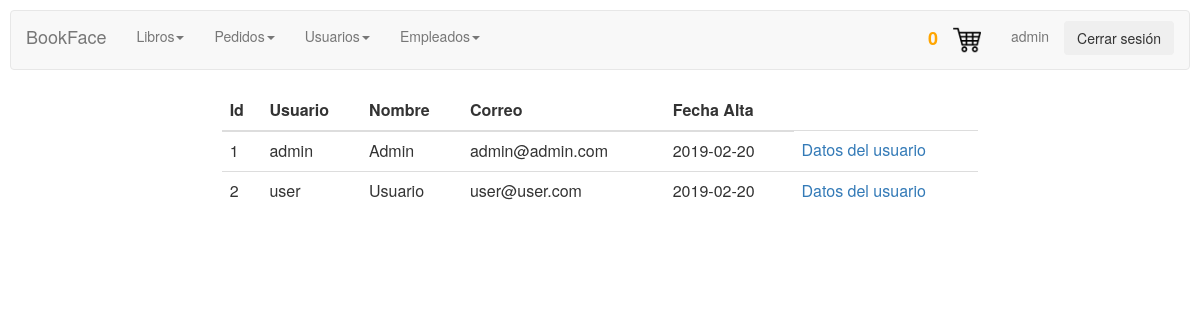
Page /usuariosadmin/mostrarusuarios.php (signed in) on the committed database.
### tables this page shows
CREATE TABLE `usuarios` (
  `id` int(11) NOT NULL AUTO_INCREMENT,
  `user` varchar(45) NOT NULL,
  `password` varchar(45) NOT NULL,
  `nombre` varchar(45) NOT NULL,
  `correo` varchar(45) NOT NULL,
  `fecha_alta` date NOT NULL,
  PRIMARY KEY (`id`)
);

### usuariosadmin/mostrarusuarios.php (the view, shortened to what this page needs)
<html>
<head>
    <link rel="stylesheet" href="../CSS/styles.css">
    <link rel="stylesheet" href="../CSS/menuadmin.css">
</head>
<body>
<?php session_start();
if (isset($_SESSION["user"]) && $_SESSION["user"]=="admin") {
?>
<div class="row">
        <div>
        <?php include_once "../controladmin/menuadmin.php"?>
        </div>
    </div>
    <div class="row">
    <div class="col-md-2"></div>
    <div class="col-md-8">
<?php
$connection = new mysqli("localhost", "root", "123456", "proyecto");
$connection->set_charset("utf8");
if ($result = $connection->query("select * from usuarios;")) {
    echo " <table class='table custab' style='background-color: white; border-radius:10px;'>";
    ?>
    <thead>
      <tr>
        <th>Id</th>
        <th>Usuario</th>
        <th>Nombre</th>
        <th>Correo</th>
        <th>Fecha Alta</th>
       </tr>
    </thead>
<?php
    while($obj = $result->fetch_object()) {
        echo "<tr>";
        echo "<td>".$obj->id."</td>";
        echo "<td>".$obj->user."</td>";
        echo "<td>".$obj->nombre."</td>";
        echo "<td>".$obj->correo."</td>";
        echo "<td>".$obj->fecha_alta."</td>";
        echo "<td><a href='usuario.php?cod=$obj->id'>Datos del usuario</a></td>";
        echo "</tr>";
    }
}
} else {
    session_destroy();
    header("Location: ../login.php");
  }
?>
</div>
    <div class="col-md-2"></div>
    </div>
</body>
</html>

### CSS/styles.css (style rules this page uses)
body { background-image:url("http://culto.latercera.com/wp-content/uploads/2017/04/Libros-1-900x600.jpg"); background-position:center; background-size: 100%; background-repeat: repeat; padding:10px; }

### CSS/menuadmin.css (style rules this page uses)
body,html { height: 100%; }
.row { padding: 0px 15px; }

### rows in the picture
usuarios: id "1", user "admin", nombre "Admin", correo "admin@admin.com", fecha_alta "2019-02-20"
usuarios: id "2", user "user", nombre "Usuario", correo "user@user.com", fecha_alta "2019-02-20"

### other values in the picture
sizeof($_SESSION["cart"]) "0"
$_SESSION["user"] "admin"
